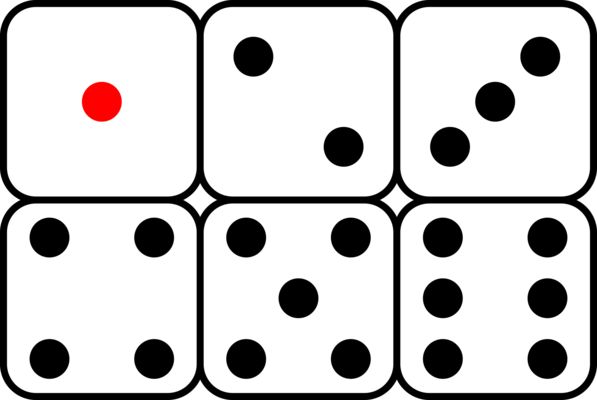
#> input picture Dice Roll/game-dice.png, 597 x 400 px
$ python image.py
#> lines starting #> are read from the running program, lines starting #| are printed output that depends on the picture
from PIL import Image
import os

img = Image.open("game-dice.png")
#> img is the input picture: PIL image 597x400 RGBA; mean R, G, B, A 199.1, 197.8, 197.8, 250.5

print(img.size)
#| (597, 400)
width, height = img.size
#> width = 597; height = 400
images = []

for i in range(2):
    for j in range(3):
        im1 = img.crop((j*(width/3),i*(height/2),(j+1)*(width/3),(i+1)*(height/2)))
        images.append(im1)
#> after the loop, images = 6 items
count = 0
for image in images:
    count += 1
    image.save(f"Diceimgs/gamedice{count}.png")
#> this loop made 6 passes
#> pass 1, `image.save(f"Diceimgs/gamedice{count}.png")`:
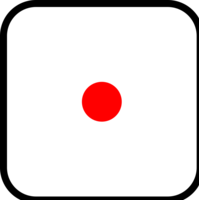
#> saved as gamedice1.png: PIL image 199x200 RGBA; mean R, G, B, A 225.7, 217.7, 217.7, 250.4; transparent parts drawn white
#> pass 2, `image.save(f"Diceimgs/gamedice{count}.png")`:
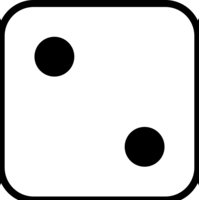
#> saved as gamedice2.png: PIL image 199x200 RGBA; mean R, G, B, A 209.8, 209.8, 209.8, 250.6; transparent parts drawn white
#> after the loop, count = 6
